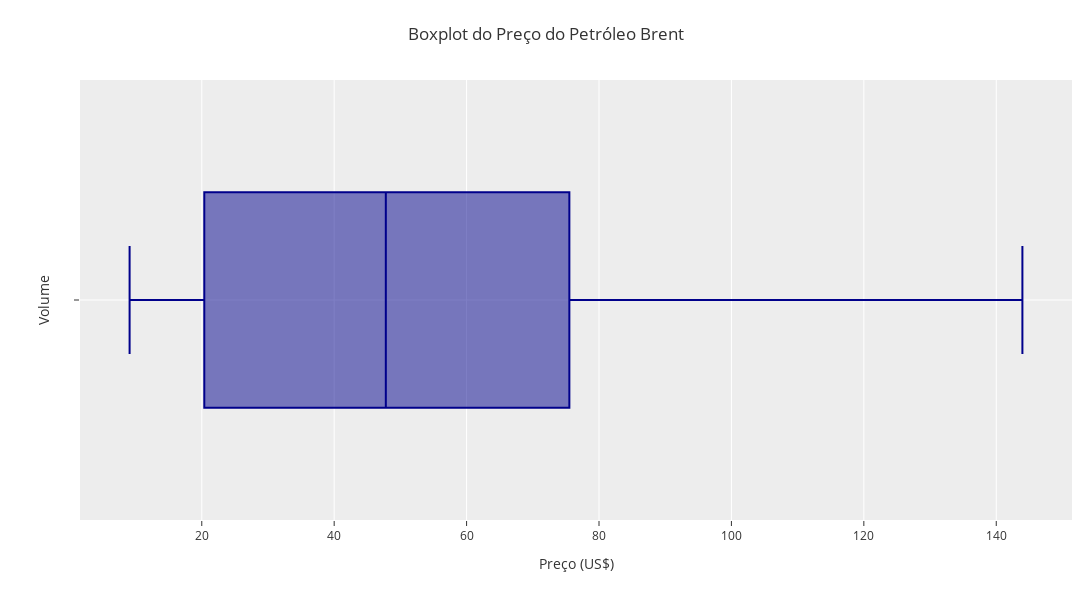

The code cell stored with this chart in its notebook:
### Code cell
fig = px.box(
    data_frame=df_eda, 
    x = 'preco',
    template = template,
    color_discrete_sequence = ['#00008B']
)
fig.update_layout(
    title = 'Boxplot do Preço do Petróleo Brent',
    xaxis_title = 'Preço (US$)',
    yaxis_title = 'Volume',
    width = 1600, 
    height = 600,
    margin = dict(l = 80, r = 20, t = 80, b = 80),
    template = template
)
fig.show()

### Figure 1 — Plotly figure (JSON) as saved in the notebook; plotly's stock layout.template omitted (floating-point values rounded to 4 significant figures; data arrays with more than 128 entries replaced by an {"elided": "..."} marker saying what was removed)
{"data": [{"alignmentgroup": "True", "hovertemplate": "preco=%{x}<extra></extra>", "legendgroup": "", "marker": {"color": "#00008B"}, "name": "", "notched": false, "offsetgroup": "", "orientation": "h", "showlegend": false, "type": "box", "x": {"elided": "11069 float values"}, "x0": " ", "xaxis": "x", "y0": " ", "yaxis": "y"}], "layout": {"boxmode": "group", "height": 600, "legend": {"tracegroupgap": 0}, "margin": {"b": 80, "l": 80, "r": 20, "t": 80}, "title": {"text": "Boxplot do Preço do Petróleo Brent"}, "width": 1600, "xaxis": {"anchor": "y", "domain": [0, 1], "title": {"text": "Preço (US$)"}}, "yaxis": {"anchor": "x", "domain": [0, 1], "title": {"text": "Volume"}}}}
